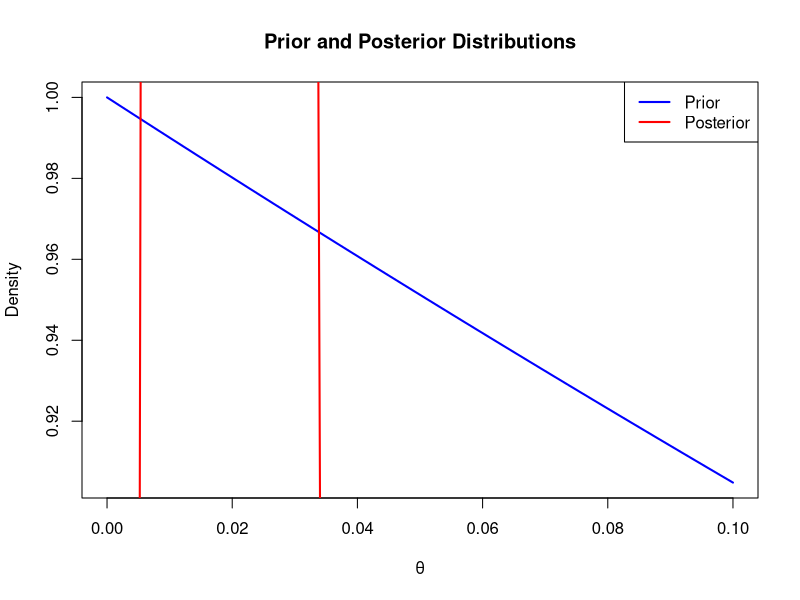
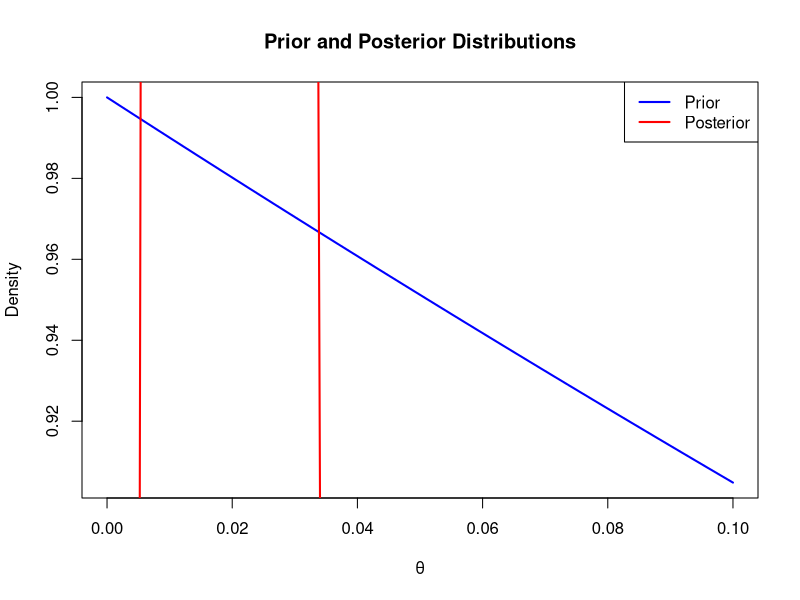
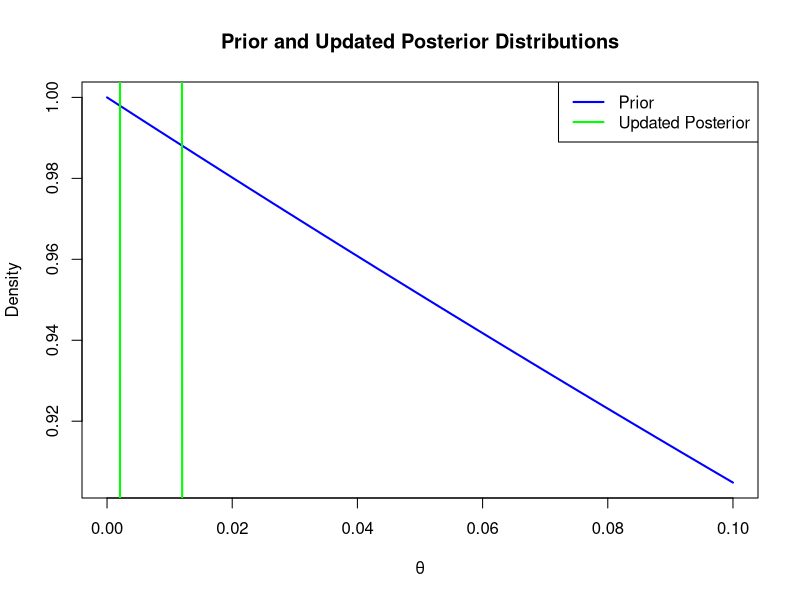
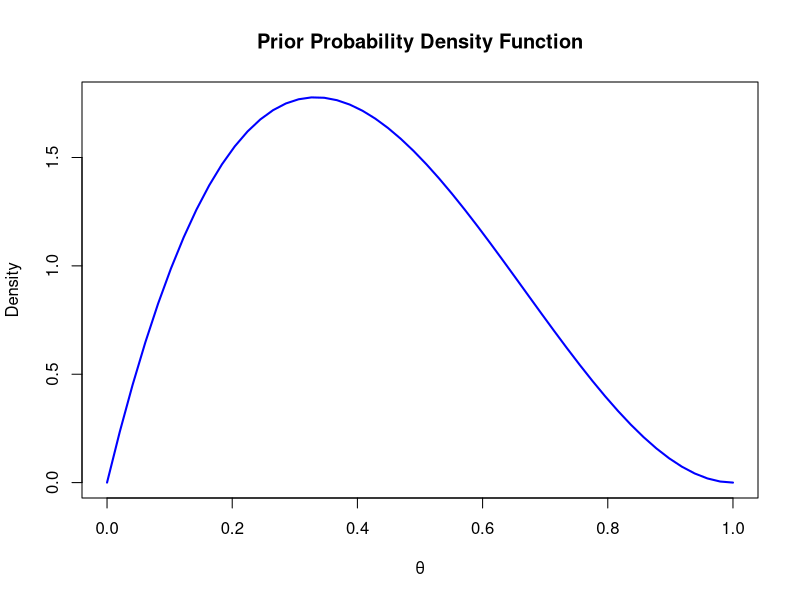
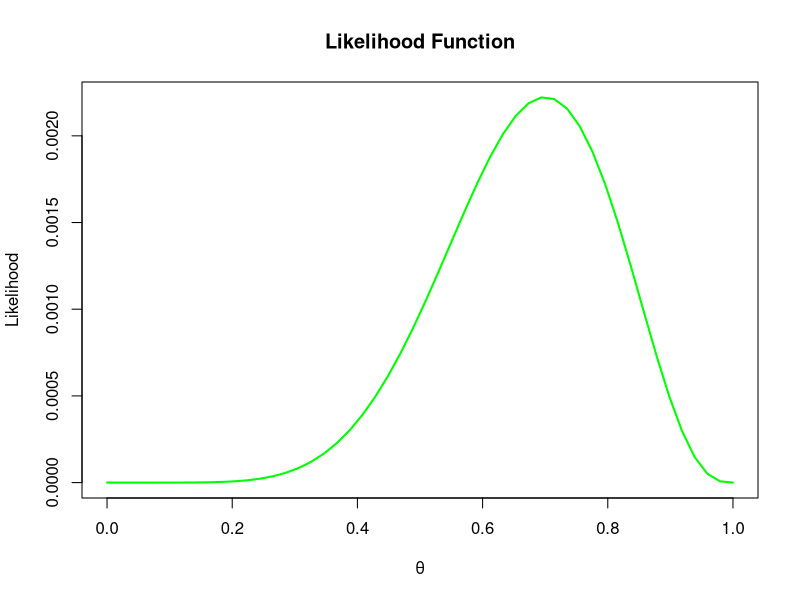

Write the R code that produced these figures, in order.
# R Code for Gamma PDFs
theta_values <- seq(0, 0.1, length.out = 50)


prior_pdf <- dgamma(theta_values, shape=1, rate=1)
posterior_pdf <- dgamma(theta_values, shape=13, rate=760)

# Plotting the prior and posterior
plot(theta_values, prior_pdf, type="l", col="blue", lwd=2, 
     ylab="Density", xlab="θ", main="Prior and Posterior Distributions")
lines(theta_values, posterior_pdf, col="red", lwd=2)
legend("topright", legend=c("Prior", "Posterior"), col=c("blue", "red"), lwd=2)


# # 4) b) R Code for Gamma PDFs
theta_values <- seq(0, 0.1, length.out = 50)
prior_pdf <- dgamma(theta_values, shape=1, rate=1)
posterior_pdf <- dgamma(theta_values, shape=13, rate=760)

# Plotting the prior and posterior
plot(theta_values, prior_pdf, type="l", col="blue", lwd=2, 
     ylab="Density", xlab="θ", main="Prior and Posterior Distributions")
lines(theta_values, posterior_pdf, col="red", lwd=2)
legend("topright", legend=c("Prior", "Posterior"), col=c("blue", "red"), lwd=2)



# 4) e) 


# R Code for Updated Posterior
posterior_pdf_updated <- dgamma(theta_values, shape=25, rate=3963)

# Plotting prior and updated posterior
plot(theta_values, prior_pdf, type="l", col="blue", lwd=2, 
     ylab="Density", xlab="θ", main="Prior and Updated Posterior Distributions")
lines(theta_values, posterior_pdf_updated, col="green", lwd=2)
legend("topright", legend=c("Prior", "Updated Posterior"), col=c("blue", "green"), lwd=2)




### 5) a) 

# R Code for Prior
theta <- seq(0, 1, length.out = 50)
prior_pdf <- dbeta(theta, shape1 = 2, shape2 = 3)

# Plot
plot(theta, prior_pdf, type = "l", col = "blue", lwd = 2, ylab = "Density", xlab = "θ",
     main = "Prior Probability Density Function")


# b) 

# R Code for Likelihood
likelihood <- theta^7 * (1 - theta)^3

# Plot
plot(theta, likelihood, type = "l", col = "green", lwd = 2, ylab = "Likelihood",
     xlab = "θ", main = "Likelihood Function")

